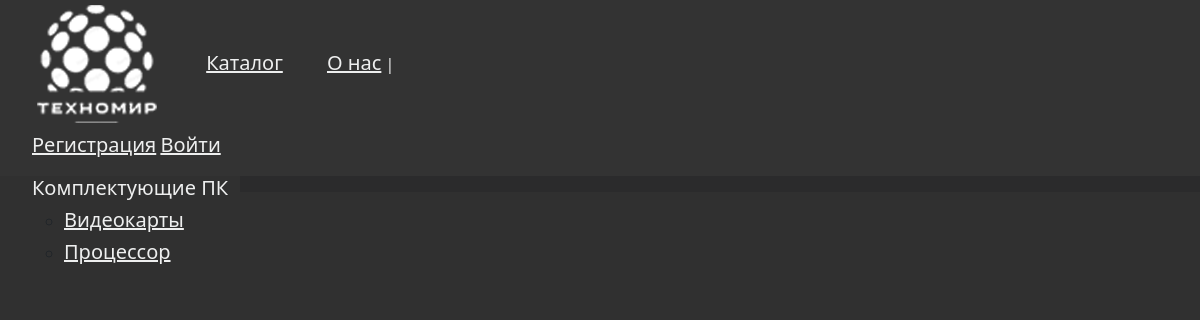
Page /category/1/ on the committed database.
### techMarket/models.py (models this page shows, shortened)
class Group(models.Model):
    gr = models.CharField(max_length=2000)

class Category(models.Model):
    cat = models.CharField(max_length=20000)
    group = models.ForeignKey('Group',on_delete=models.CASCADE)

### techMarket/views.py (the view)
# urls.py: path('category/<int:cat_id>/',views.showCat,name='showCategory'),
def showCat(request,cat_id):
    gr = Group.objects.all()
    unit = Unit.objects.filter(cat_id=cat_id)
    context = {
        'unit': unit,
        'group': gr,
    }
    return render(request, 'index.html', context)

### techMarket/templates/index.html (shortened to what this page needs)
{% extends 'base.html' %}
{%load static%}
{%block aside%}
{%if group%}
{%for g in group%}
<div>
    <ul class="catalog">
        <li><a><h1>{{g.gr}}</h1></a></li>
        {%for c in g.category_set.all%}
        <ul>
        <li><a href="{%url 'techMarket:showCategory' c.id %}"><h2>{{c.cat}}</h2></a></li>
        </ul>
        {%endfor%}
    </ul>
</div>
{%endfor%}
{%endif%}
{%endblock%}
{%block content%}
<footer class="pagination">
    <nav class="paginator">
    </nav>
</footer>
{%endblock%}

### techMarket/static/techMarket/css/style.css (style rules this page uses)
body { background: #303030; }
.catalog > li,a,h1,h2 { list-style-type: none; color:#EEEFEF; font-size: 20px; }

### rows in the picture
Group: gr "Комплектующие ПК"
Category: cat "Видеокарты"
Category: cat "Процессор"
